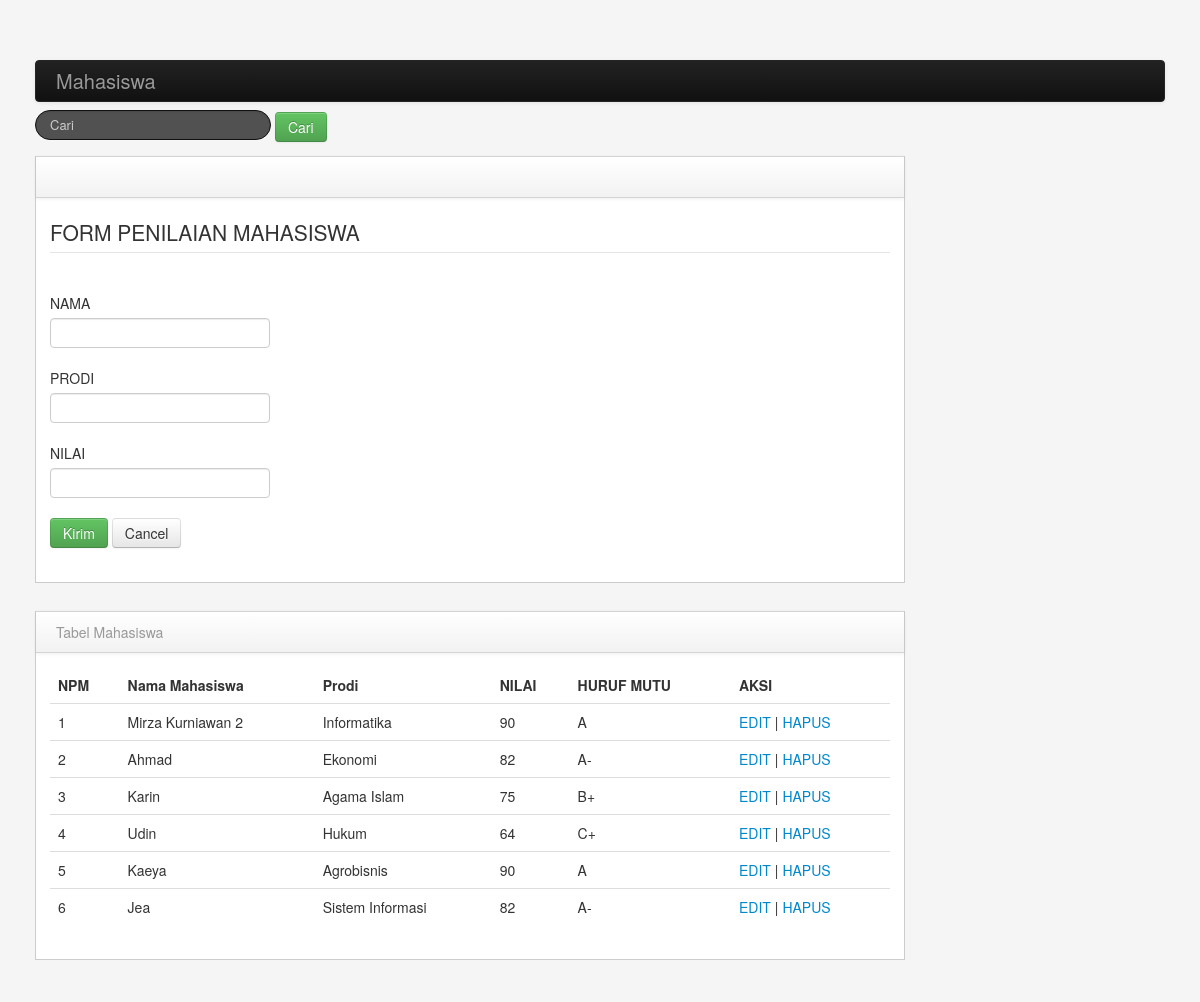
The page / on the database its author committed.
### tables this page shows
CREATE TABLE `mahasiswa` (
  `id` int NOT NULL,
  `nama_mhs` varchar(255) NOT NULL,
  `prodi_mhs` varchar(255) NOT NULL,
  `nilai_mhs` smallint NOT NULL,
  `huruf_mutu` char(2) GENERATED ALWAYS AS ((case when (`nilai_mhs` >= 85) then _utf8mb4'A' when (`nilai_mhs` >= 80) then _utf8mb4'A-' when (`nilai_mhs` >= 75) then _utf8mb4'B+' when (`nilai_mhs` >= 70) then _utf8mb4'B' when (`nilai_mhs` >= 65) then _utf8mb4'B-' when (`nilai_mhs` >= 60) then _utf8mb4'C+' when (`nilai_mhs` >= 55) then _utf8mb4'C' when (`nilai_mhs` >= 50) then _utf8mb4'C-' when (`nilai_mhs` >= 45) then _utf8mb4'D+' when (`nilai_mhs` >= 40) then _utf8mb4'D' when (`nilai_mhs` >= 35) then _utf8mb4'D-' else _utf8mb4'E' end)) STORED
);

### tampil.php (called while the page is built, shortened)
<?php
include_once("koneksi.php");
$query = "SELECT * FROM mahasiswa";
$result = mysqli_query($koneksi, $query);

### index.php (the view, shortened to what this page needs)
<?php
include_once ("tampil.php");
?>
<!DOCTYPE html>
<html lang="en">
<head>
    <link href="library/bootstrap/css/bootstrap.min.css" rel="stylesheet" media="screen">
    <link href="library/bootstrap/css/bootstrap-responsive.min.css" rel="stylesheet" media="screen">
    <link href="library/assets/styles.css" rel="stylesheet" media="screen">
</head>
<body>
    <div class="container">
        <div class="container-fluid">
            <nav class="navbar navbar-inverse">
                <div class="navbar-inner">
                    <a class="brand" href="#">Mahasiswa</a>
                </div>
                <form action="" class="navbar-search" method="POST">
                    <input type="text" name="cari" class="search-query" placeholder="Cari">
                    <button type="submit" class="btn btn-success">Cari</button>
                </form>
            </nav>
            <div class="span9" id="content">
                <div class="row-fluid">
                    <div class="block">
                        <div class="navbar navbar-inner block-header">
                        </div>
                        <div class="block-content collapse in">
                            <div class="span12">
                                <form action="createproses.php" method="POST">
                                    <fieldset>
                                        <legend>FORM PENILAIAN MAHASISWA</legend>
                                        <div class="control-group">
                                            <label for="npm">NAMA</label>
                                            <div class="controls">
                                                <input type="text" name="input1"
                                                    value="">
                                            </div>
                                        </div>
                                        <div class="control-group">
                                            <label for="npm">PRODI</label>
                                            <div class="controls">
                                                <input type="text" name="input2"
                                                    value="">
                                            </div>
                                        </div>
                                        <div class="control-group">
                                            <label for="npm">NILAI</label>
                                            <div class="controls">
                                                <input type="text" name="input3" value="">
                                            </div>
                                        </div>
                                        <div class="form_action">
                                            <button type="submit" class="btn btn-success" name="proses">Kirim</button>
                                            <button type="reset" class="btn">Cancel</button>
                                        </div>
                                    </fieldset>
                                </form>
                            </div>
                        </div>
                    </div>
                </div>
                <div class="row-fluid">
                    <div class="block">
                        <div class="navbar navbar-inner block-header">
                            <div class="muted pull-left">Tabel Mahasiswa</div>
                        </div>
                        <div class="block-content collapse in">
                            <div class="span12">
                                <table class="table">
                                    <thead>
                                        <tr>
                                            <th>NPM</th>
                                            <th>Nama Mahasiswa</th>
                                            <th>Prodi</th>
                                            <th>NILAI</th>
                                            <th>HURUF MUTU</th>
                                            <th>AKSI</th>
                                        </tr>
                                    </thead>
                                    <tbody>
                                        <?php
                                        foreach ($result as $data) {
                                            ?>
                                            <tr>
                                                <td><?php echo $data['id']; ?></td>
                                                <td><?php echo $data['nama_mhs']; ?></td>
                                                <td><?php echo $data['prodi_mhs']; ?></td>
                                                <td><?php echo $data['nilai_mhs']; ?></td>
                                                <td><?php echo $data['huruf_mutu']; ?></td>
                                                <td><a href="edit.php?id=<?php echo $data['id']; ?>">EDIT</a>
                                                    | <a href="hapus.php?id=<?php echo $data['id']; ?>">HAPUS</a></td>
                                            </tr>
                                            <?php
                                        }
                                        ?>
                                    </tbody>
                                </table>
                            </div>
                        </div>
                    </div>
                </div>
            </div>
        </div>
    </div>
</body>
</html>

### library/assets/styles.css (style rules this page uses)
body { padding-top: 0; padding-bottom: 40px; background-color: #f5f5f5; }
@media (min-width: 979px) { body { padding-top: 60px; } }
#content { margin-left:0px; }
.block { border: 1px solid #ccc; background: white; margin: 1em 0em; border-top: none; }
.block-content { margin: 1em; min-height: .25em; }
.block-header { margin-bottom: 0px; border-right: none; border-left: none; -webkit-border-radius: 0px; -moz-border-radius: 0px; border-radius: 0px; }
.block-header div { padding-top: 10px; }

### rows shown on the page
mahasiswa: id "1", nama_mhs "Mirza Kurniawan 2", prodi_mhs "Informatika", nilai_mhs "90", huruf_mutu "A"
mahasiswa: id "2", nama_mhs "Ahmad", prodi_mhs "Ekonomi", nilai_mhs "82", huruf_mutu "A-"
mahasiswa: id "3", nama_mhs "Karin", prodi_mhs "Agama Islam", nilai_mhs "75", huruf_mutu "B+"
mahasiswa: id "4", nama_mhs "Udin", prodi_mhs "Hukum", nilai_mhs "64", huruf_mutu "C+"
mahasiswa: id "5", nama_mhs "Kaeya", prodi_mhs "Agrobisnis", nilai_mhs "90", huruf_mutu "A"
mahasiswa: id "6", nama_mhs "Jea", prodi_mhs "Sistem Informasi", nilai_mhs "82", huruf_mutu "A-"
